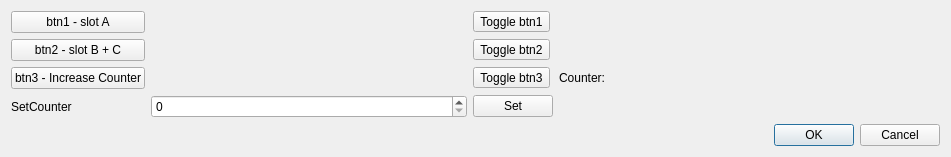
<?xml version="1.0" encoding="UTF-8"?>
<ui version="4.0">
 <class>d_initial</class>
 <widget class="QDialog" name="d_initial">
  <property name="windowModality">
   <enum>Qt::WindowModal</enum>
  </property>
  <property name="geometry">
   <rect>
    <x>0</x>
    <y>0</y>
    <width>951</width>
    <height>156</height>
   </rect>
  </property>
  <property name="windowTitle">
   <string>Dialog</string>
  </property>
  <layout class="QGridLayout" name="gridLayout">
   <item row="2" column="4">
    <widget class="QLabel" name="counterValueLabel">
     <property name="text">
      <string/>
     </property>
    </widget>
   </item>
   <item row="2" column="0">
    <widget class="QPushButton" name="btn3">
     <property name="text">
      <string>btn3 - Increase Counter</string>
     </property>
    </widget>
   </item>
   <item row="1" column="0">
    <widget class="QPushButton" name="btn2">
     <property name="text">
      <string>btn2 - slot B + C</string>
     </property>
    </widget>
   </item>
   <item row="2" column="2">
    <widget class="QToolButton" name="tb3">
     <property name="text">
      <string>Toggle btn3</string>
     </property>
     <property name="checkable">
      <bool>true</bool>
     </property>
    </widget>
   </item>
   <item row="1" column="2">
    <widget class="QToolButton" name="tb2">
     <property name="text">
      <string>Toggle btn2</string>
     </property>
     <property name="checkable">
      <bool>true</bool>
     </property>
    </widget>
   </item>
   <item row="0" column="0">
    <widget class="QPushButton" name="btn1">
     <property name="text">
      <string>btn1 - slot A</string>
     </property>
    </widget>
   </item>
   <item row="2" column="3">
    <widget class="QLabel" name="counterLabel">
     <property name="text">
      <string>Counter:</string>
     </property>
    </widget>
   </item>
   <item row="0" column="2">
    <widget class="QToolButton" name="tb1">
     <property name="text">
      <string>Toggle btn1</string>
     </property>
     <property name="checkable">
      <bool>true</bool>
     </property>
    </widget>
   </item>
   <item row="2" column="1">
    <spacer name="horizontalSpacer">
     <property name="orientation">
      <enum>Qt::Horizontal</enum>
     </property>
     <property name="sizeHint" stdset="0">
      <size>
       <width>40</width>
       <height>20</height>
      </size>
     </property>
    </spacer>
   </item>
   <item row="2" column="5">
    <spacer name="horizontalSpacer_2">
     <property name="orientation">
      <enum>Qt::Horizontal</enum>
     </property>
     <property name="sizeHint" stdset="0">
      <size>
       <width>40</width>
       <height>20</height>
      </size>
     </property>
    </spacer>
   </item>
   <item row="3" column="1">
    <widget class="QSpinBox" name="spinBox"/>
   </item>
   <item row="3" column="0">
    <widget class="QLabel" name="label">
     <property name="text">
      <string>SetCounter</string>
     </property>
    </widget>
   </item>
   <item row="4" column="5">
    <widget class="QDialogButtonBox" name="dialogConfirmBtn">
     <property name="orientation">
      <enum>Qt::Horizontal</enum>
     </property>
     <property name="standardButtons">
      <set>QDialogButtonBox::Cancel|QDialogButtonBox::Ok</set>
     </property>
    </widget>
   </item>
   <item row="3" column="2">
    <widget class="QPushButton" name="setCounterBtn">
     <property name="text">
      <string>Set</string>
     </property>
    </widget>
   </item>
  </layout>
 </widget>
 <resources/>
 <connections>
  <connection>
   <sender>dialogConfirmBtn</sender>
   <signal>accepted()</signal>
   <receiver>d_initial</receiver>
   <slot>accept()</slot>
   <hints>
    <hint type="sourcelabel">
     <x>663</x>
     <y>144</y>
    </hint>
    <hint type="destinationlabel">
     <x>157</x>
     <y>136</y>
    </hint>
   </hints>
  </connection>
  <connection>
   <sender>dialogConfirmBtn</sender>
   <signal>rejected()</signal>
   <receiver>d_initial</receiver>
   <slot>reject()</slot>
   <hints>
    <hint type="sourcelabel">
     <x>663</x>
     <y>144</y>
    </hint>
    <hint type="destinationlabel">
     <x>286</x>
     <y>136</y>
    </hint>
   </hints>
  </connection>
  <connection>
   <sender>tb1</sender>
   <signal>toggled(bool)</signal>
   <receiver>btn1</receiver>
   <slot>setDisabled(bool)</slot>
   <hints>
    <hint type="sourcelabel">
     <x>510</x>
     <y>17</y>
    </hint>
    <hint type="destinationlabel">
     <x>100</x>
     <y>26</y>
    </hint>
   </hints>
  </connection>
  <connection>
   <sender>tb2</sender>
   <signal>toggled(bool)</signal>
   <receiver>btn2</receiver>
   <slot>setDisabled(bool)</slot>
   <hints>
    <hint type="sourcelabel">
     <x>492</x>
     <y>48</y>
    </hint>
    <hint type="destinationlabel">
     <x>107</x>
     <y>48</y>
    </hint>
   </hints>
  </connection>
  <connection>
   <sender>tb3</sender>
   <signal>toggled(bool)</signal>
   <receiver>btn3</receiver>
   <slot>setDisabled(bool)</slot>
   <hints>
    <hint type="sourcelabel">
     <x>517</x>
     <y>79</y>
    </hint>
    <hint type="destinationlabel">
     <x>81</x>
     <y>86</y>
    </hint>
   </hints>
  </connection>
 </connections>
</ui>
